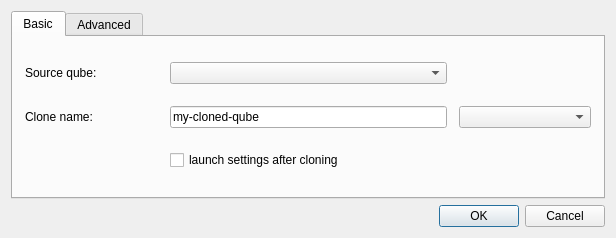
<?xml version="1.0" encoding="UTF-8"?>
<ui version="4.0">
 <class>CloneVMDlg</class>
 <widget class="QDialog" name="CloneVMDlg">
  <property name="geometry">
   <rect>
    <x>0</x>
    <y>0</y>
    <width>616</width>
    <height>238</height>
   </rect>
  </property>
  <property name="windowTitle">
   <string>Clone qube</string>
  </property>
  <property name="windowIcon">
   <iconset theme="qubes-manager">
    <normaloff>.</normaloff>.</iconset>
  </property>
  <layout class="QGridLayout" name="gridLayout_2">
   <item row="0" column="0">
    <widget class="QTabWidget" name="tabWidget">
     <property name="sizePolicy">
      <sizepolicy hsizetype="Expanding" vsizetype="Minimum">
       <horstretch>0</horstretch>
       <verstretch>0</verstretch>
      </sizepolicy>
     </property>
     <property name="currentIndex">
      <number>0</number>
     </property>
     <widget class="QWidget" name="tabWidgetPage1">
      <attribute name="title">
       <string>Basic</string>
      </attribute>
      <layout class="QGridLayout" name="gridLayout">
       <property name="leftMargin">
        <number>12</number>
       </property>
       <property name="topMargin">
        <number>12</number>
       </property>
       <property name="rightMargin">
        <number>12</number>
       </property>
       <property name="bottomMargin">
        <number>12</number>
       </property>
       <property name="horizontalSpacing">
        <number>12</number>
       </property>
       <property name="verticalSpacing">
        <number>9</number>
       </property>
       <item row="0" column="0">
        <widget class="QLabel" name="label_2">
         <property name="text">
          <string>Source qube:</string>
         </property>
        </widget>
       </item>
       <item row="1" column="3">
        <widget class="QComboBox" name="label">
         <property name="frame">
          <bool>true</bool>
         </property>
        </widget>
       </item>
       <item row="1" column="1" colspan="2">
        <widget class="QLineEdit" name="name">
         <property name="text">
          <string>my-cloned-qube</string>
         </property>
        </widget>
       </item>
       <item row="0" column="1" colspan="2">
        <widget class="QComboBox" name="src_vm"/>
       </item>
       <item row="1" column="0">
        <widget class="QLabel" name="name_label">
         <property name="text">
          <string>Clone name:</string>
         </property>
        </widget>
       </item>
       <item row="5" column="1" colspan="3">
        <widget class="QCheckBox" name="launch_settings">
         <property name="text">
          <string>launch settings after cloning</string>
         </property>
        </widget>
       </item>
      </layout>
     </widget>
     <widget class="QWidget" name="tab">
      <attribute name="title">
       <string>Advanced</string>
      </attribute>
      <layout class="QGridLayout" name="gridLayout_4">
       <property name="leftMargin">
        <number>12</number>
       </property>
       <property name="topMargin">
        <number>12</number>
       </property>
       <property name="rightMargin">
        <number>12</number>
       </property>
       <property name="bottomMargin">
        <number>12</number>
       </property>
       <property name="horizontalSpacing">
        <number>12</number>
       </property>
       <property name="verticalSpacing">
        <number>9</number>
       </property>
       <item row="1" column="1">
        <widget class="QComboBox" name="storage_pool">
         <property name="currentText">
          <string/>
         </property>
        </widget>
       </item>
       <item row="0" column="0" colspan="2">
        <widget class="QLabel" name="label_5">
         <property name="sizePolicy">
          <sizepolicy hsizetype="Preferred" vsizetype="Preferred">
           <horstretch>0</horstretch>
           <verstretch>0</verstretch>
          </sizepolicy>
         </property>
         <property name="text">
          <string>&lt;html&gt;&lt;head/&gt;&lt;body&gt;&lt;p&gt;&lt;span style=&quot; font-weight:600;&quot;&gt;Caution&lt;/span&gt;: Changing these settings can compromise your system or make the qube unable to boot. Use only if you know what you are doing.&lt;/p&gt;&lt;/body&gt;&lt;/html&gt;</string>
         </property>
         <property name="wordWrap">
          <bool>true</bool>
         </property>
        </widget>
       </item>
       <item row="1" column="0">
        <widget class="QLabel" name="label_3">
         <property name="text">
          <string>Storage pool</string>
         </property>
        </widget>
       </item>
       <item row="2" column="0">
        <spacer name="verticalSpacer">
         <property name="orientation">
          <enum>Qt::Vertical</enum>
         </property>
         <property name="sizeHint" stdset="0">
          <size>
           <width>20</width>
           <height>10</height>
          </size>
         </property>
        </spacer>
       </item>
      </layout>
     </widget>
    </widget>
   </item>
   <item row="1" column="0">
    <widget class="QDialogButtonBox" name="buttonBox">
     <property name="orientation">
      <enum>Qt::Horizontal</enum>
     </property>
     <property name="standardButtons">
      <set>QDialogButtonBox::Cancel|QDialogButtonBox::Ok</set>
     </property>
    </widget>
   </item>
  </layout>
 </widget>
 <tabstops>
  <tabstop>name</tabstop>
  <tabstop>label</tabstop>
  <tabstop>launch_settings</tabstop>
  <tabstop>src_vm</tabstop>
  <tabstop>tabWidget</tabstop>
  <tabstop>storage_pool</tabstop>
 </tabstops>
 <resources/>
 <connections>
  <connection>
   <sender>buttonBox</sender>
   <signal>accepted()</signal>
   <receiver>CloneVMDlg</receiver>
   <slot>accept()</slot>
   <hints>
    <hint type="sourcelabel">
     <x>257</x>
     <y>190</y>
    </hint>
    <hint type="destinationlabel">
     <x>157</x>
     <y>274</y>
    </hint>
   </hints>
  </connection>
  <connection>
   <sender>buttonBox</sender>
   <signal>rejected()</signal>
   <receiver>CloneVMDlg</receiver>
   <slot>reject()</slot>
   <hints>
    <hint type="sourcelabel">
     <x>325</x>
     <y>190</y>
    </hint>
    <hint type="destinationlabel">
     <x>286</x>
     <y>274</y>
    </hint>
   </hints>
  </connection>
 </connections>
</ui>
